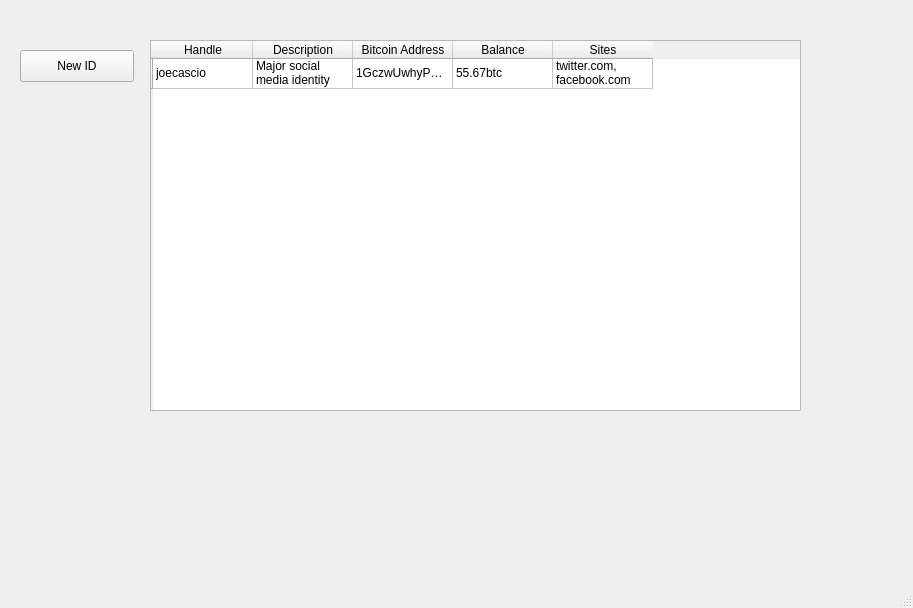
<?xml version="1.0" encoding="UTF-8"?>
<ui version="4.0">
 <class>acidMain</class>
 <widget class="QMainWindow" name="acidMain">
  <property name="geometry">
   <rect>
    <x>0</x>
    <y>0</y>
    <width>913</width>
    <height>608</height>
   </rect>
  </property>
  <property name="windowTitle">
   <string>ACID</string>
  </property>
  <widget class="QWidget" name="centralwidget">
   <widget class="QTableWidget" name="tableWidget">
    <property name="geometry">
     <rect>
      <x>150</x>
      <y>40</y>
      <width>651</width>
      <height>371</height>
     </rect>
    </property>
    <row>
     <property name="text">
      <string/>
     </property>
    </row>
    <column>
     <property name="text">
      <string>Handle</string>
     </property>
    </column>
    <column>
     <property name="text">
      <string>Description</string>
     </property>
    </column>
    <column>
     <property name="text">
      <string>Bitcoin Address</string>
     </property>
    </column>
    <column>
     <property name="text">
      <string>Balance</string>
     </property>
    </column>
    <column>
     <property name="text">
      <string>Sites</string>
     </property>
    </column>
    <item row="0" column="0">
     <property name="text">
      <string>joecascio</string>
     </property>
    </item>
    <item row="0" column="1">
     <property name="text">
      <string>Major social media identity</string>
     </property>
    </item>
    <item row="0" column="2">
     <property name="text">
      <string>1GczwUwhyPXy78odwxC4nEcaiufT2zb2jM</string>
     </property>
    </item>
    <item row="0" column="3">
     <property name="text">
      <string>55.67btc</string>
     </property>
    </item>
    <item row="0" column="4">
     <property name="text">
      <string>twitter.com, facebook.com</string>
     </property>
    </item>
   </widget>
   <widget class="QPushButton" name="newIDButton">
    <property name="geometry">
     <rect>
      <x>20</x>
      <y>50</y>
      <width>114</width>
      <height>32</height>
     </rect>
    </property>
    <property name="text">
     <string>New ID</string>
    </property>
   </widget>
  </widget>
  <widget class="QMenuBar" name="menubar">
   <property name="geometry">
    <rect>
     <x>0</x>
     <y>0</y>
     <width>913</width>
     <height>22</height>
    </rect>
   </property>
  </widget>
  <widget class="QStatusBar" name="statusbar"/>
 </widget>
 <resources/>
 <connections/>
</ui>
